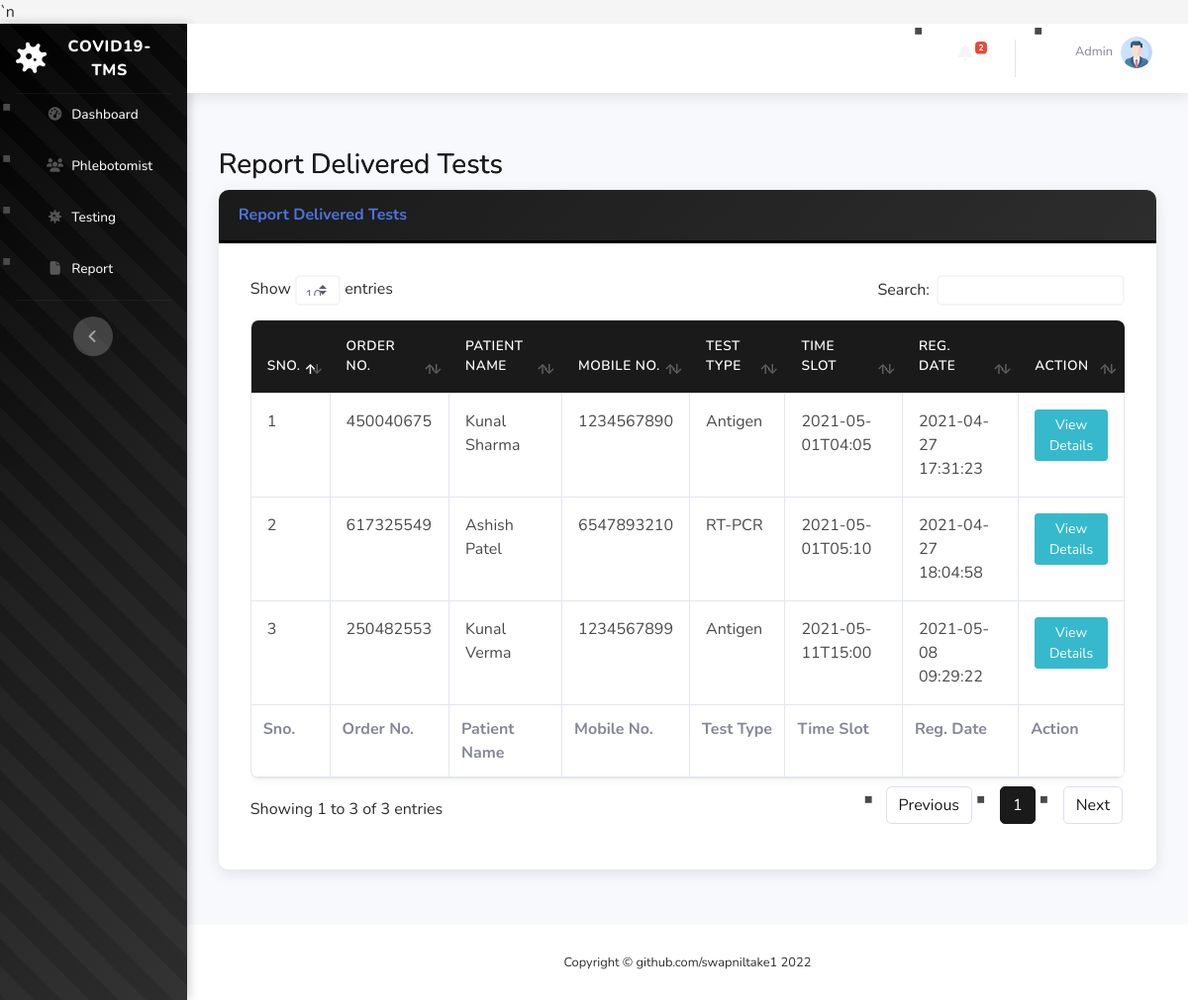
The app's page /covid-tms/reportdelivered-test.php (signed in) with its own data.
### tables this page shows
CREATE TABLE `tbltestrecord` (
  `id` int(11) NOT NULL,
  `OrderNumber` bigint(14) DEFAULT NULL,
  `PatientMobileNumber` bigint(14) DEFAULT NULL,
  `TestType` varchar(100) DEFAULT NULL,
  `TestTimeSlot` varchar(120) DEFAULT NULL,
  `ReportStatus` varchar(100) DEFAULT NULL,
  `FinalReport` varchar(150) DEFAULT NULL,
  `ReportUploadTime` varchar(200) DEFAULT NULL,
  `RegistrationDate` timestamp NULL DEFAULT current_timestamp(),
  `AssignedtoEmpId` varchar(150) DEFAULT NULL,
  `AssigntoName` varchar(180) DEFAULT NULL,
  `AssignedTime` varchar(100) DEFAULT NULL
);

CREATE TABLE `tblpatients` (
  `id` int(11) NOT NULL,
  `FullName` varchar(120) DEFAULT NULL,
  `MobileNumber` bigint(12) DEFAULT NULL,
  `DateOfBirth` date DEFAULT NULL,
  `GovtIssuedId` varchar(150) DEFAULT NULL,
  `GovtIssuedIdNo` varchar(150) DEFAULT NULL,
  `FullAddress` varchar(255) DEFAULT NULL,
  `State` varchar(200) DEFAULT NULL,
  `RegistrationDate` timestamp NOT NULL DEFAULT current_timestamp()
);

### covid-tms/reportdelivered-test.php (the view, shortened to what this page needs)
<?php session_start();
include_once('includes/config.php');
if (strlen($_SESSION['aid']==0)) {
  header('location:logout.php');
  } else{
?>
<!DOCTYPE html>
<html lang="en">
<head>
    <link href="vendor/fontawesome-free/css/all.min.css" rel="stylesheet" type="text/css">
    <link href="css/sb-admin-2.min.css" rel="stylesheet">`n    <link href="css/custom-theme.css" rel="stylesheet">
    <link href="vendor/datatables/dataTables.bootstrap4.min.css" rel="stylesheet">
</head>
<body id="page-top">
    <div id="wrapper">
  <?php include_once('includes/sidebar.php');?>
        <div id="content-wrapper" class="d-flex flex-column">
            <div id="content">
<?php include_once('includes/topbar.php');?>
                <div class="container-fluid">
                    <h1 class="h3 mb-2 text-gray-800">Report Delivered Tests</h1>
                    <div class="card shadow mb-4">
                        <div class="card-header py-3">
                            <h6 class="m-0 font-weight-bold text-primary">Report Delivered Tests</h6>
                        </div>
                        <div class="card-body">
                            <div class="table-responsive">
                                <form name="assignto" method="post">
                    <table class="table table-bordered" id="dataTable" width="100%" cellspacing="0">
                                    <thead>
                                        <tr>
                                            <th>Sno.</th>
                                            <th>Order No.</th>
                                            <th>Patient Name</th>
                                            <th>Mobile No.</th>
                                            <th>Test Type</th>
                                            <th>Time Slot</th>
                                            <th>Reg. Date</th>
                                            <th>Action</th>
                                        </tr>
                                    </thead>
                                      <tfoot>
                                            <tr>
                                            <th>Sno.</th>
                                            <th>Order No.</th>
                                            <th>Patient Name</th>
                                            <th>Mobile No.</th>
                                            <th>Test Type</th>
                                            <th>Time Slot</th>
                                            <th>Reg. Date</th>
                                            <th>Action</th>
                                        </tr>
                                    </tfoot>
                                    <tbody>
<?php $query=mysqli_query($con,"select tbltestrecord.OrderNumber,tblpatients.FullName,tblpatients.MobileNumber,tbltestrecord.TestType,tbltestrecord.TestTimeSlot,tbltestrecord.RegistrationDate,tbltestrecord.id as testid from tbltestrecord
join tblpatients on tblpatients.MobileNumber=tbltestrecord.PatientMobileNumber
where ReportStatus='Delivered'
    ");
$cnt=1;
while($row=mysqli_fetch_array($query)){
?>
                                        <tr>
                                            <td><?php echo $cnt;?></td>
                                            <td><?php echo $row['OrderNumber'];?></td>
                                            <td><?php echo $row['FullName'];?></td>
                                            <td><?php echo $row['MobileNumber'];?></td>
                                            <td><?php echo $row['TestType'];?></td>
                                            <td><?php echo $row['TestTimeSlot'];?></td>
                                             <td><?php echo $row['RegistrationDate'];?></td>
                                            <td>
                                <a href="test-details.php?tid=<?php echo $row['testid'];?>&&oid=<?php echo $row['OrderNumber'];?>" class="btn btn-info btn-sm">View Details</a>
                            </td>
                                        </tr>
<?php $cnt++;} ?>
                                    </tbody>
                                </table>
                                     </form>
                            </div>
                        </div>
                    </div>
                </div>
            </div>
    <?php include_once('includes/footer.php');?>
        </div>
    </div>
</body>
</html>
<?php } ?>

### covid-tms/includes/topbar.php (shortened to what this page needs)
      <nav class="navbar navbar-expand navbar-light bg-white topbar mb-4 static-top shadow">
            <?php if($_SESSION['aid']):?>
                    <ul class="navbar-nav ml-auto">
<?php $query=mysqli_query($con,"select * from tbltestrecord where ReportStatus is null");
$count=mysqli_num_rows($query);
?>
                        <li class="nav-item dropdown no-arrow mx-1">
                            <a class="nav-link dropdown-toggle" href="#" id="alertsDropdown" role="button"
                                data-toggle="dropdown" aria-haspopup="true" aria-expanded="false">
                                <i class="fas fa-bell fa-fw"></i>
                                <span class="badge badge-danger badge-counter"><?php echo $count;?></span>
                            </a>
                        </li>
                        <li class="nav-item dropdown no-arrow">
                            <a class="nav-link dropdown-toggle" href="#" id="userDropdown" role="button"
                                data-toggle="dropdown" aria-haspopup="true" aria-expanded="false">
                <?php
$adid=$_SESSION['aid'];
$ret1=mysqli_query($con,"select AdminName from tbladmin where ID='$adid'");
while($row1=mysqli_fetch_array($ret1)){
?>
                                <span class="mr-2 d-none d-lg-inline text-gray-600 small"><?php  echo $row1['AdminName'];?></span>
                           <?php } ?>
                                <img class="img-profile rounded-circle"
                                    src="img/profile.png">
                            </a>
                        </li>
                    </ul>
                <?php endif;?>
                </nav>

### covid-tms/css/custom-theme.css (style rules this page uses)
:root { --primary-black: #000000; --dark-gray: #1a1a1a; --medium-gray: #2d2d2d; --light-gray: #4a4a4a; --extra-light-gray: #6a6a6a; --off-white: #f5f5f5; --pure-white: #ffffff; --accent-gray: #808080; }
body { background-color: var(--off-white); color: var(--medium-gray); font-family: 'Nunito', -apple-system, BlinkMacSystemFont, 'Segoe UI', Roboto, sans-serif; }
.navbar-nav .nav-link { color: var(--off-white) !important; font-weight: 500; padding: 0.5rem 1rem !important; margin: 0 0.25rem; border-radius: 5px; transition: all 0.3s ease; }
.card { border: none; border-radius: 10px; box-shadow: 0 5px 20px rgba(0, 0, 0, 0.1); transition: all 0.3s ease; overflow: hidden; }
.card-header { background: linear-gradient(135deg, var(--dark-gray), var(--medium-gray)) !important; color: var(--pure-white) !important; font-weight: 600; padding: 1.25rem; border-bottom: 3px solid var(--primary-black); }
.card-body { background-color: var(--pure-white); padding: 2rem; }
.table { background-color: var(--pure-white); border-radius: 8px; overflow: hidden; box-shadow: 0 2px 10px rgba(0, 0, 0, 0.05); }
.table thead th { background-color: var(--dark-gray) !important; color: var(--pure-white) !important; border: none; font-weight: 600; text-transform: uppercase; font-size: 0.85rem; letter-spacing: 0.5px; padding: 1rem; }
.table tbody tr { border-bottom: 1px solid rgba(0, 0, 0, 0.05); transition: all 0.2s ease; }
.table tbody td { padding: 1rem; color: var(--light-gray); }
ul li { margin-bottom: 0.75rem; padding-left: 1.5rem; position: relative; }
ul li::before { content: '▪'; position: absolute; left: 0; color: var(--light-gray); font-size: 1.5rem; line-height: 1; }
.topbar { background-color: var(--pure-white) !important; box-shadow: 0 2px 10px rgba(0, 0, 0, 0.1); }
#content-wrapper { background-color: var(--off-white); }
.container-fluid { padding: 2rem; }
.card { background-color: var(--pure-white) !important; border: none !important; }
.text-gray-800 { color: var(--dark-gray) !important; }
#wrapper { background-color: var(--off-white); }
.shadow { box-shadow: 0 4px 15px rgba(0, 0, 0, 0.1) !important; }
h1, h2, h3 { background: linear-gradient(135deg, var(--primary-black), var(--light-gray)); -webkit-background-clip: text; background-clip: text; }
a { color: var(--light-gray); transition: all 0.3s ease; }
.small, small { color: var(--extra-light-gray); }

### records on screen
tbltestrecord: OrderNumber "450040675", tblpatients.FullName "Kunal Sharma", tblpatients.MobileNumber "1234567890", TestType "Antigen", TestTimeSlot "2021-05-01T04:05", RegistrationDate "2021-04-27 17:31:23"
tbltestrecord: OrderNumber "617325549", tblpatients.FullName "Ashish Patel", tblpatients.MobileNumber "6547893210", TestType "RT-PCR", TestTimeSlot "2021-05-01T05:10", RegistrationDate "2021-04-27 18:04:58"
tbltestrecord: OrderNumber "250482553", tblpatients.FullName "Kunal Verma", tblpatients.MobileNumber "1234567899", TestType "Antigen", TestTimeSlot "2021-05-11T15:00", RegistrationDate "2021-05-08 09:29:22"

### other values on screen
$count "2"
$row1['AdminName'] "Admin"
